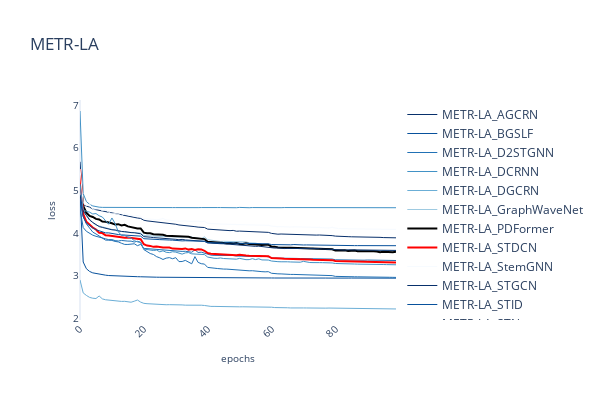
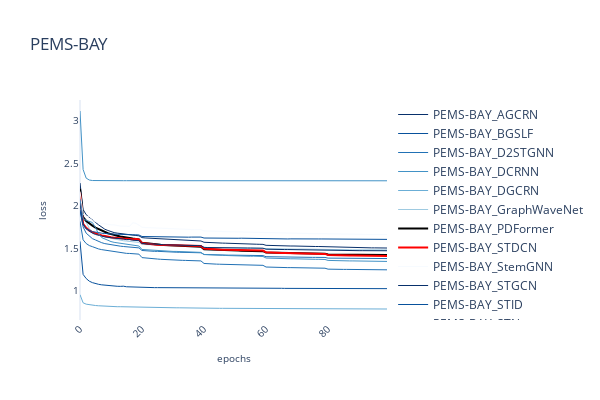
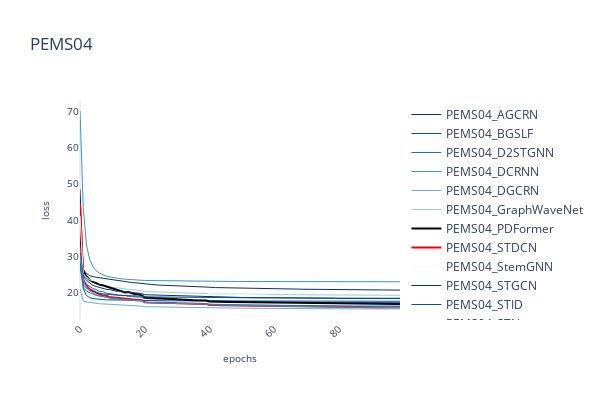
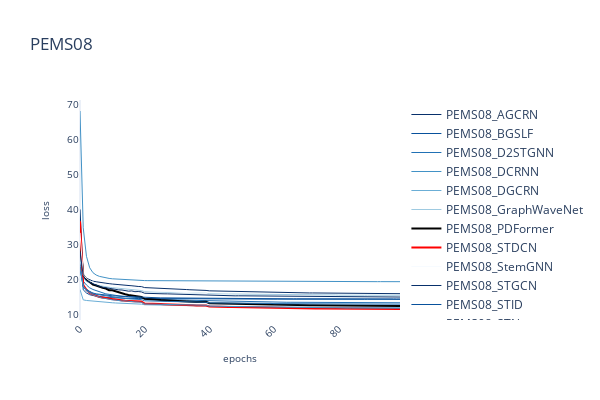

Notebook code cell kept with these figures, in order:
### Code cell
df = plot_train_loss("result2")
df
